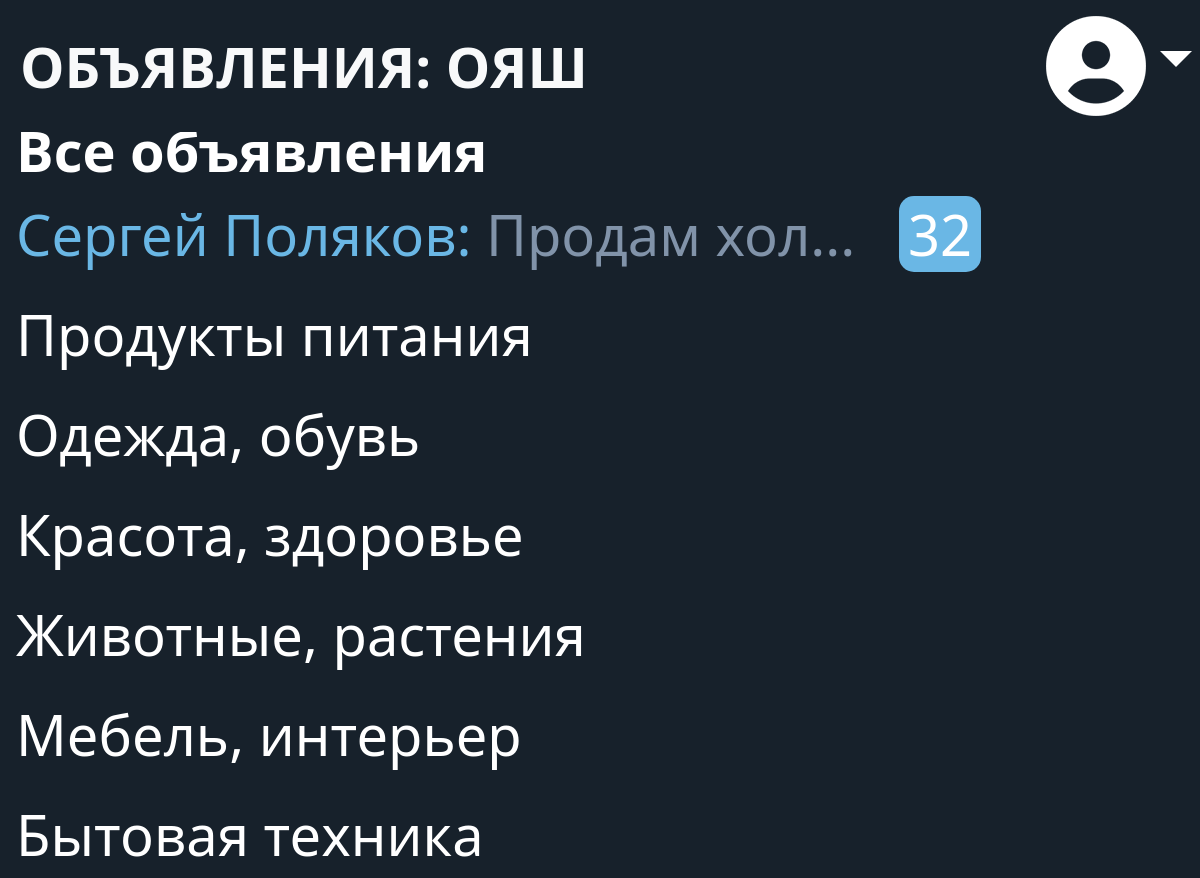
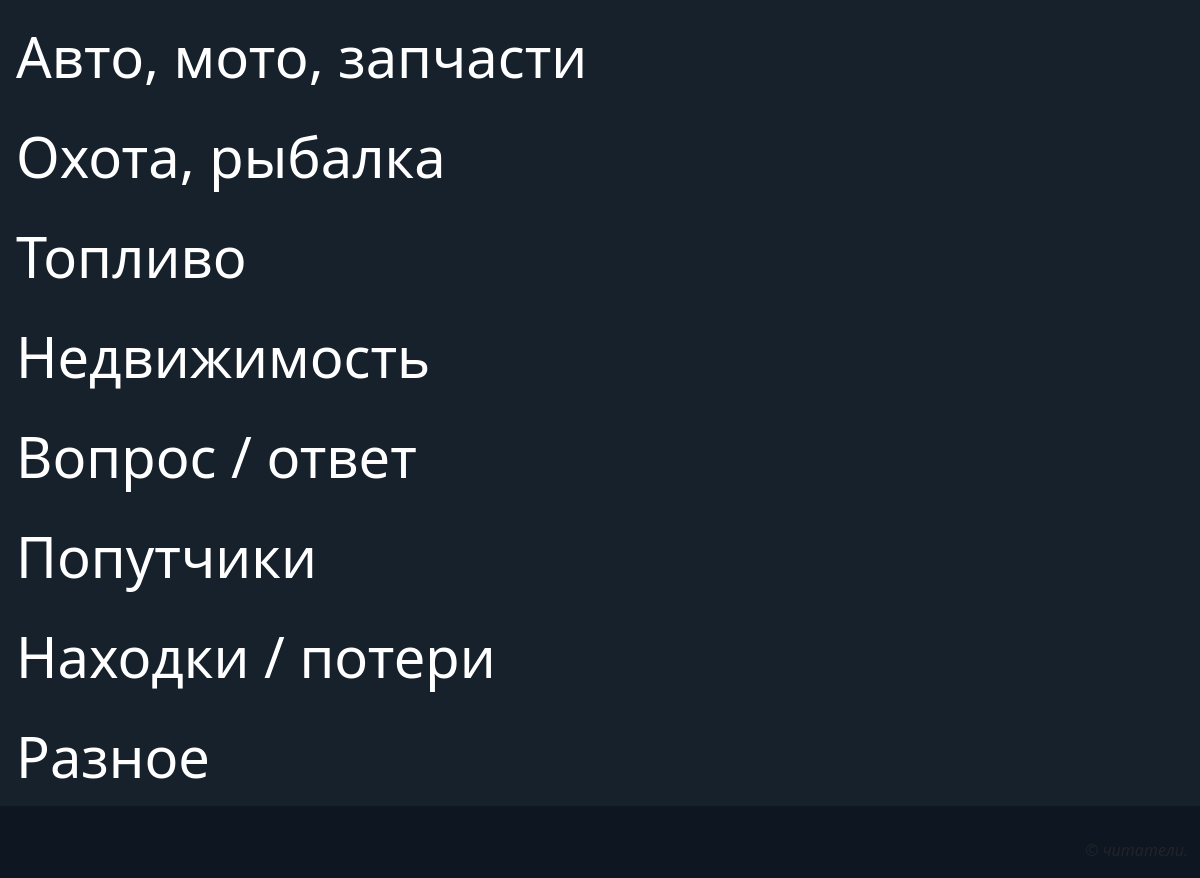
Page /menu (signed in) on the committed database (2 pictures, top to bottom).
### main/models.py (models this page shows)
class Rubric(models.Model):
    name = models.CharField(max_length=30, unique=True,
                            verbose_name='Название')
    order = models.SmallIntegerField(default=0, db_index=True,
                                     verbose_name='Порядок')
    super_rubric = models.ForeignKey('SuperRubric',
                   on_delete=models.PROTECT, null=True, blank=True,
                   verbose_name='Надрубрика')

### main/views.py (the view)
# urls.py: path('<str:page>', other_page, name='other'),
def other_page(request, page):
    try:
        template = get_template(f'main/{page}.html')
    except TemplateDoesNotExist:
        raise Http404
    return HttpResponse(template.render(request=request))

### main/models.py (called while the page is built)
    def get_queryset(self):
        return super().get_queryset().filter(super_rubric__isnull=False)

### main/templates/main/menu.html
{% extends 'layouts/basic.html' %}
{% load django_bootstrap5 static %}

### main/templates/layouts/basic.html (shortened to what this page needs)
{% load django_bootstrap5 static %}
<!DOCTYPE html>
<html lang="ru">
<head>
    {% bootstrap_css %}
    <link rel="stylesheet" href="{% static 'main/css/style.min.css' %}">
</head>
<body class="container-fluid">
<nav class="row navbar navbar-expand-md fixed-top">
    <div class="col container">
        {% if request.path == "/menu" %}
            <a class="navbar-brand text-light"
               href="{% url 'main:index' %}"><strong>ОБЪЯВЛЕНИЯ: ОЯШ</strong></a>
        {% elif request.path == "/" %}
            <a class="navbar-brand text-light"
               href="{% url 'main:menu' %}"><strong><img src="{% static 'main/icons/arrow-left.png' %}"> Все объявления</strong></a>
        {% else %}
            <a class="navbar-brand text-light"
               href="{% url 'main:menu' %}"><strong><img src="{% static 'main/icons/arrow-left.png' %}"> {{ rubric }}</strong></a>
        {% endif %}
        <div class="collapse navbar-collapse justify-content-end"
             id="navbarNav">
            <div class="navbar-nav">
                {% if user.is_authenticated %}
                    <div class="nav-item dropdown">
                        <a class="nav-link dropdown-toggle"
                           data-bs-toggle="dropdown" href="#"><img src="{% static 'main/icons/user.png' %}"></a>
                    </div>
                {% else %}
                    <a class="nav-link" href="{% url 'main:register' %}">Регистрация</a>
                    <a class="nav-link" href="{% url 'main:login' %}">Вход</a>
                {% endif %}
            </div>
        </div>
    </div>
</nav>
<div class="row" id="content">
    {% if request.path == "/menu" %}
        <nav class="nav flex-column pr-0">
            <a class="nav-link" href="{% url 'main:index' %}"><strong>Все объявления</strong><br>
                <span class="user">Сергей Поляков: </span>
            <span class="shortcut">Продам хол...&nbsp;&nbsp;&nbsp;</span><span class="counter">32</span>
            </a>
            {% for rubric in rubrics %}
                <a class="nav-link" href="{% url 'main:rubric_bbs' pk=rubric.pk %}">{{ rubric.name }}</a>
            {% endfor %}
        </nav>
    {% endif %}
    <main class="col py-2">
    </main>
</div>
<footer class="mt-3">
    <p class="text-end fst-italic">&copy; читатели.</p>
</footer>
</body>
</html>

### rows in the picture
Rubric: name "Продукты питания"
Rubric: name "Одежда, обувь"
Rubric: name "Красота, здоровье"
Rubric: name "Животные, растения"
Rubric: name "Мебель, интерьер"
Rubric: name "Бытовая техника"
Rubric: name "Авто, мото, запчасти"
Rubric: name "Охота, рыбалка"
Rubric: name "Топливо"
Rubric: name "Недвижимость"
Rubric: name "Вопрос / ответ"
Rubric: name "Попутчики"
Rubric: name "Находки / потери"
Rubric: name "Разное"
